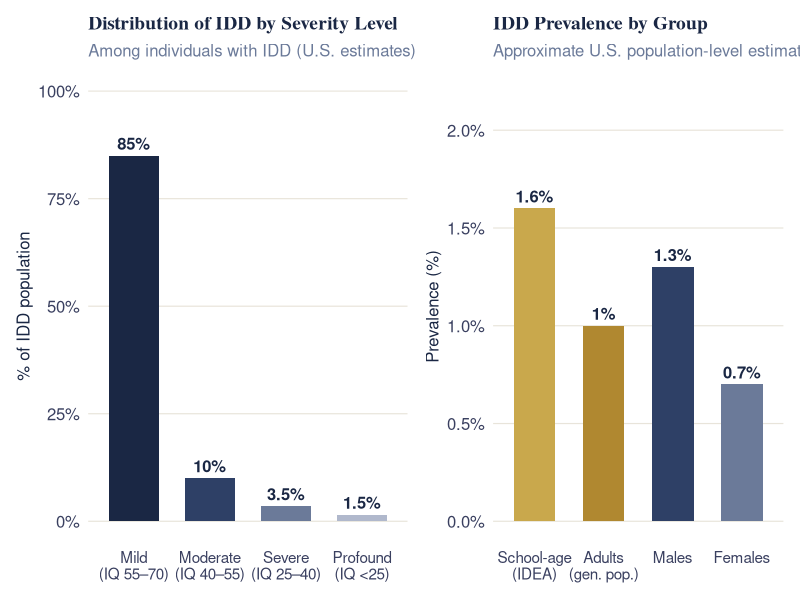
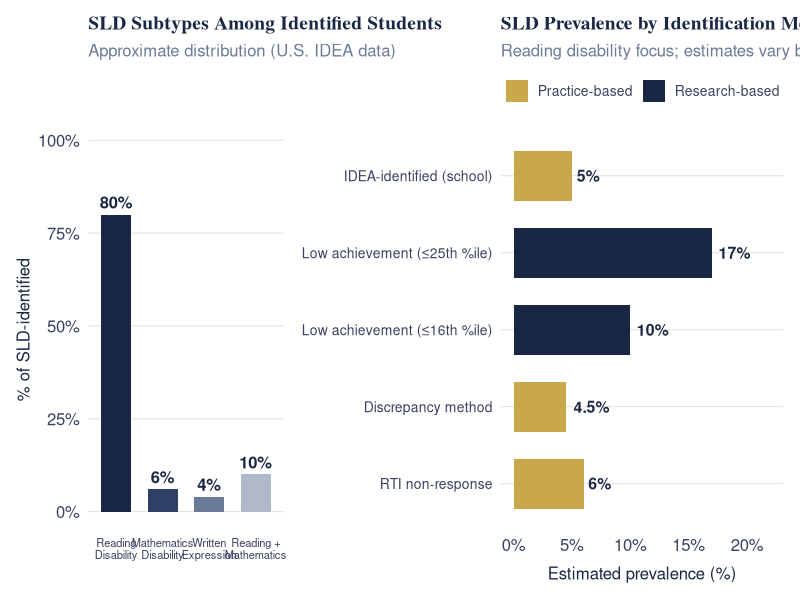

Generate these figures, in order, with R:
## ---- chunk 1
library(tidyverse)
library(knitr)
library(kableExtra)
library(scales)

# ── Shared theme ─────────────────────────────────────────────────
theme_deck <- function(base = 13) {
  theme_minimal(base_size = base) +
    theme(
      panel.grid.minor   = element_blank(),
      panel.grid.major.y = element_line(color = "#e8e4da", linewidth = 0.4),
      panel.grid.major.x = element_blank(),
      axis.text          = element_text(color = "#3a4060", size = base - 1),
      axis.title         = element_text(color = "#1a2744", size = base - 1),
      plot.title         = element_text(color = "#1a2744", size = base + 1,
                                        face = "bold", family = "serif"),
      plot.subtitle      = element_text(color = "#6b7a99", size = base - 1),
      legend.position    = "right",
      legend.text        = element_text(color = "#3a4060", size = base - 2),
      legend.title       = element_text(color = "#1a2744", size = base - 1,
                                        face = "bold"),
      plot.background    = element_rect(fill = "transparent", color = NA),
      panel.background   = element_rect(fill = "transparent", color = NA),
      strip.text         = element_text(color = "#1a2744", face = "bold",
                                        size = base - 1)
    )
}

col_navy  <- "#1a2744"
col_gold  <- "#c9a84c"
col_slate <- "#2e4066"
col_muted <- "#6b7a99"
col_cream <- "#faf8f3"
col_red   <- "#c0392b"
col_green <- "#1e7e4e"
col_blue  <- "#1a5fa8"
## ---- chunk 2
# Prevalence data: U.S. estimates from AAIDD / CDC / Boyle et al. 2011
# General IDD ~1%, mild ~0.85%, moderate ~0.1%, severe/profound ~0.05%
# School-age slightly higher due to inclusion of borderline/educational classifications

severity <- tibble(
  level = factor(
    c("Mild\n(IQ 55–70)", "Moderate\n(IQ 40–55)",
      "Severe\n(IQ 25–40)", "Profound\n(IQ <25)"),
    levels = c("Mild\n(IQ 55–70)", "Moderate\n(IQ 40–55)",
               "Severe\n(IQ 25–40)", "Profound\n(IQ <25)")
  ),
  pct_idd = c(85, 10, 3.5, 1.5)
)

p1 <- ggplot(severity, aes(x = level, y = pct_idd, fill = level)) +
  geom_col(width = 0.65, color = NA) +
  geom_text(aes(label = paste0(pct_idd, "%")),
            vjust = -0.5, size = 4.2, color = col_navy, fontface = "bold") +
  scale_fill_manual(values = c(
    "Mild\n(IQ 55–70)"     = col_navy,
    "Moderate\n(IQ 40–55)" = col_slate,
    "Severe\n(IQ 25–40)"   = col_muted,
    "Profound\n(IQ <25)"   = "#b0b8cc"
  )) +
  scale_y_continuous(limits = c(0, 100), labels = label_percent(scale = 1)) +
  labs(
    title = "Distribution of IDD by Severity Level",
    subtitle = "Among individuals with IDD (U.S. estimates)",
    x = NULL, y = "% of IDD population"
  ) +
  theme_deck() +
  theme(legend.position = "none",
        axis.text.x = element_text(size = 11, lineheight = 0.9))

# Use shorter labels for the group panel to avoid crowding
age_prev <- tibble(
  group = factor(
    c("School-age\n(IDEA)", "Adults\n(gen. pop.)", "Males", "Females"),
    levels = c("School-age\n(IDEA)", "Adults\n(gen. pop.)", "Males", "Females")
  ),
  rate = c(1.6, 1.0, 1.3, 0.7)
)

p2 <- ggplot(age_prev, aes(x = group, y = rate, fill = group)) +
  geom_col(width = 0.6, color = NA) +
  geom_text(aes(label = paste0(rate, "%")),
            vjust = -0.5, size = 4.2, color = col_navy, fontface = "bold") +
  scale_fill_manual(values = c(
    "School-age\n(IDEA)"   = col_gold,
    "Adults\n(gen. pop.)"  = "#b08830",
    "Males"                = col_slate,
    "Females"              = col_muted
  )) +
  scale_y_continuous(limits = c(0, 2.2), labels = label_percent(scale = 1)) +
  labs(
    title = "IDD Prevalence by Group",
    subtitle = "Approximate U.S. population-level estimates",
    x = NULL, y = "Prevalence (%)"
  ) +
  theme_deck() +
  theme(legend.position = "none",
        axis.text.x = element_text(size = 11, lineheight = 0.9))

library(patchwork)
p1 + p2 + plot_layout(widths = c(1.1, 1))
## ---- chunk 3
# SLD prevalence data
# Overall SLD: ~5-15% depending on definition; IDEA-identified ~5%
# Reading disability most common at ~80% of SLD
# Fletcher et al. estimate 5-17% for reading disability alone depending on cutoff

# Panel 1: SLD subtypes as % of all SLD — vertical bars, labels short
subtypes <- tibble(
  subtype = factor(
    c("Reading\nDisability", "Mathematics\nDisability",
      "Written\nExpression", "Reading +\nMathematics"),
    levels = c("Reading\nDisability", "Mathematics\nDisability",
               "Written\nExpression", "Reading +\nMathematics")
  ),
  pct = c(80, 6, 4, 10)
)

p3 <- ggplot(subtypes, aes(x = subtype, y = pct, fill = subtype)) +
  geom_col(width = 0.65, color = NA) +
  geom_text(aes(label = paste0(pct, "%")),
            vjust = -0.5, size = 4.2, color = col_navy, fontface = "bold") +
  scale_fill_manual(values = c(
    "Reading\nDisability"     = col_navy,
    "Mathematics\nDisability" = col_slate,
    "Written\nExpression"     = col_muted,
    "Reading +\nMathematics"  = "#b0b8cc"
  )) +
  scale_y_continuous(limits = c(0, 98), labels = label_percent(scale = 1)) +
  labs(
    title = "SLD Subtypes Among Identified Students",
    subtitle = "Approximate distribution (U.S. IDEA data)",
    x = NULL, y = "% of SLD-identified"
  ) +
  theme_deck() +
  theme(legend.position = "none",
        axis.text.x = element_text(size = 8, lineheight = 0.9))

# Panel 2: horizontal bar chart — long method labels fit cleanly
cutoffs <- tibble(
  method = factor(
    c("RTI non-response", "Discrepancy method",
      "Low achievement (≤16th %ile)", "Low achievement (≤25th %ile)",
      "IDEA-identified (school)"),
    levels = c("RTI non-response", "Discrepancy method",
               "Low achievement (≤16th %ile)", "Low achievement (≤25th %ile)",
               "IDEA-identified (school)")
  ),
  rate        = c(6.0, 4.5, 10.0, 17.0, 5.0),
  method_type = c("practice", "practice", "research", "research", "practice")
)

p4 <- ggplot(cutoffs, aes(y = method, x = rate, fill = method_type)) +
  geom_col(width = 0.65, color = NA) +
  geom_text(aes(label = paste0(rate, "%")),
            hjust = -0.2, size = 4.0, color = col_navy, fontface = "bold") +
  scale_fill_manual(
    values = c("practice" = col_gold, "research" = col_navy),
    labels = c("practice" = "Practice-based", "research" = "Research-based"),
    name   = NULL
  ) +
  scale_x_continuous(limits = c(0, 22), labels = label_percent(scale = 1)) +
  labs(
    title = "SLD Prevalence by Identification Method",
    subtitle = "Reading disability focus; estimates vary by cutoff",
    x = "Estimated prevalence (%)", y = NULL
  ) +
  theme_deck() +
  theme(legend.position = "top",
        legend.text     = element_text(size = 10),
        axis.text.y     = element_text(size = 10))

p3 + p4 + plot_layout(widths = c(0.9, 1.3))
